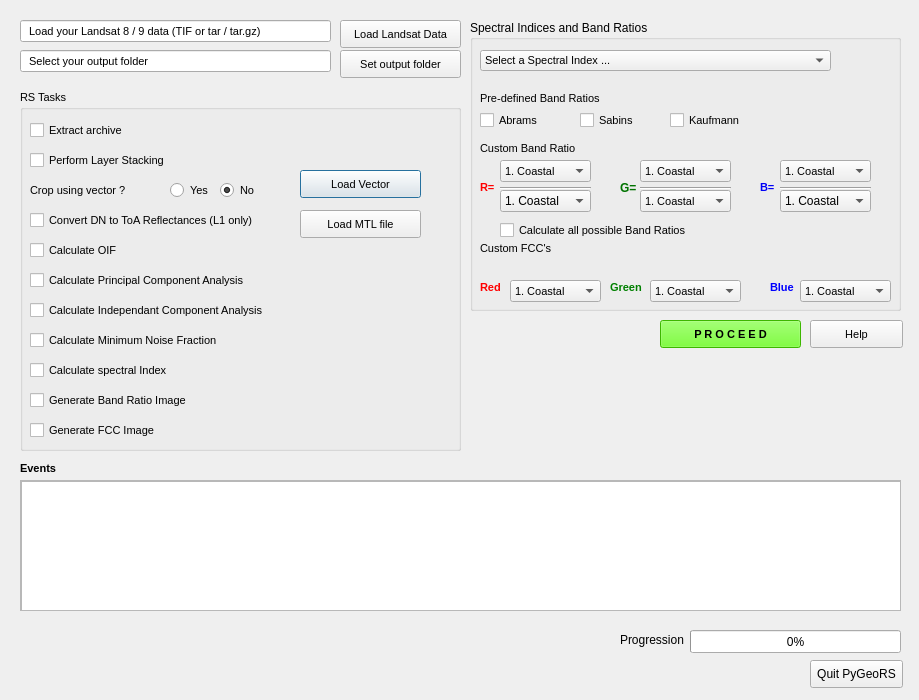
<?xml version="1.0" encoding="UTF-8"?>
<ui version="4.0">
 <class>class_nameDialogBase</class>
 <widget class="QDialog" name="class_nameDialogBase">
  <property name="enabled">
   <bool>true</bool>
  </property>
  <property name="geometry">
   <rect>
    <x>0</x>
    <y>0</y>
    <width>919</width>
    <height>700</height>
   </rect>
  </property>
  <property name="minimumSize">
   <size>
    <width>919</width>
    <height>700</height>
   </size>
  </property>
  <property name="maximumSize">
   <size>
    <width>919</width>
    <height>700</height>
   </size>
  </property>
  <property name="windowTitle">
   <string>PyGeoRS v0.2</string>
  </property>
  <property name="windowIcon">
   <iconset>
    <normaloff>icon.png</normaloff>icon.png</iconset>
  </property>
  <property name="locale">
   <locale language="English" country="World"/>
  </property>
  <property name="sizeGripEnabled">
   <bool>false</bool>
  </property>
  <property name="modal">
   <bool>false</bool>
  </property>
  <widget class="QGroupBox" name="groupBox_2">
   <property name="geometry">
    <rect>
     <x>470</x>
     <y>20</y>
     <width>431</width>
     <height>291</height>
    </rect>
   </property>
   <property name="font">
    <font>
     <weight>50</weight>
     <bold>false</bold>
    </font>
   </property>
   <property name="title">
    <string>Spectral Indices and Band Ratios</string>
   </property>
   <widget class="QLabel" name="label_2">
    <property name="geometry">
     <rect>
      <x>10</x>
      <y>220</y>
      <width>131</width>
      <height>16</height>
     </rect>
    </property>
    <property name="font">
     <font>
      <pointsize>8</pointsize>
      <weight>50</weight>
      <bold>false</bold>
     </font>
    </property>
    <property name="text">
     <string>Custom FCC's</string>
    </property>
   </widget>
   <widget class="QComboBox" name="comboBox">
    <property name="geometry">
     <rect>
      <x>40</x>
      <y>260</y>
      <width>91</width>
      <height>22</height>
     </rect>
    </property>
    <property name="font">
     <font>
      <pointsize>8</pointsize>
      <weight>50</weight>
      <bold>false</bold>
     </font>
    </property>
    <item>
     <property name="text">
      <string>1. Coastal</string>
     </property>
    </item>
    <item>
     <property name="text">
      <string>2. Blue</string>
     </property>
    </item>
    <item>
     <property name="text">
      <string>3. Green</string>
     </property>
    </item>
    <item>
     <property name="text">
      <string>4. Red</string>
     </property>
    </item>
    <item>
     <property name="text">
      <string>5. NIR</string>
     </property>
    </item>
    <item>
     <property name="text">
      <string>6. SWIR 1</string>
     </property>
    </item>
    <item>
     <property name="text">
      <string>7. SWIR 2</string>
     </property>
    </item>
   </widget>
   <widget class="QComboBox" name="comboBox_2">
    <property name="geometry">
     <rect>
      <x>180</x>
      <y>260</y>
      <width>91</width>
      <height>22</height>
     </rect>
    </property>
    <property name="font">
     <font>
      <pointsize>8</pointsize>
      <weight>50</weight>
      <bold>false</bold>
     </font>
    </property>
    <item>
     <property name="text">
      <string>1. Coastal</string>
     </property>
    </item>
    <item>
     <property name="text">
      <string>2. Blue</string>
     </property>
    </item>
    <item>
     <property name="text">
      <string>3. Green</string>
     </property>
    </item>
    <item>
     <property name="text">
      <string>4. Red</string>
     </property>
    </item>
    <item>
     <property name="text">
      <string>5. NIR</string>
     </property>
    </item>
    <item>
     <property name="text">
      <string>6. SWIR 1</string>
     </property>
    </item>
    <item>
     <property name="text">
      <string>7. SWIR 2</string>
     </property>
    </item>
   </widget>
   <widget class="QComboBox" name="comboBox_3">
    <property name="geometry">
     <rect>
      <x>330</x>
      <y>260</y>
      <width>91</width>
      <height>22</height>
     </rect>
    </property>
    <property name="font">
     <font>
      <pointsize>8</pointsize>
      <weight>50</weight>
      <bold>false</bold>
     </font>
    </property>
    <item>
     <property name="text">
      <string>1. Coastal</string>
     </property>
    </item>
    <item>
     <property name="text">
      <string>2. Blue</string>
     </property>
    </item>
    <item>
     <property name="text">
      <string>3. Green</string>
     </property>
    </item>
    <item>
     <property name="text">
      <string>4. Red</string>
     </property>
    </item>
    <item>
     <property name="text">
      <string>5. NIR</string>
     </property>
    </item>
    <item>
     <property name="text">
      <string>6. SWIR 1</string>
     </property>
    </item>
    <item>
     <property name="text">
      <string>7. SWIR 2</string>
     </property>
    </item>
   </widget>
   <widget class="QLabel" name="label_3">
    <property name="geometry">
     <rect>
      <x>10</x>
      <y>260</y>
      <width>55</width>
      <height>16</height>
     </rect>
    </property>
    <property name="font">
     <font>
      <pointsize>8</pointsize>
      <weight>75</weight>
      <bold>true</bold>
     </font>
    </property>
    <property name="text">
     <string>&lt;span style='color:red;'&gt;Red&lt;/span&gt;</string>
    </property>
   </widget>
   <widget class="QLabel" name="label_4">
    <property name="geometry">
     <rect>
      <x>140</x>
      <y>260</y>
      <width>55</width>
      <height>16</height>
     </rect>
    </property>
    <property name="font">
     <font>
      <pointsize>8</pointsize>
      <weight>75</weight>
      <bold>true</bold>
     </font>
    </property>
    <property name="text">
     <string>&lt;span style='color:green;'&gt;Green&lt;/span&gt;</string>
    </property>
   </widget>
   <widget class="QLabel" name="label_5">
    <property name="geometry">
     <rect>
      <x>300</x>
      <y>260</y>
      <width>55</width>
      <height>16</height>
     </rect>
    </property>
    <property name="font">
     <font>
      <pointsize>8</pointsize>
      <weight>75</weight>
      <bold>true</bold>
     </font>
    </property>
    <property name="text">
     <string>&lt;span style='color:blue;'&gt;Blue&lt;/span&gt;</string>
    </property>
   </widget>
   <widget class="QComboBox" name="comboBox_4">
    <property name="geometry">
     <rect>
      <x>10</x>
      <y>30</y>
      <width>351</width>
      <height>21</height>
     </rect>
    </property>
    <property name="font">
     <font>
      <pointsize>8</pointsize>
      <weight>50</weight>
      <bold>false</bold>
     </font>
    </property>
    <item>
     <property name="text">
      <string>Select a Spectral Index ...</string>
     </property>
    </item>
    <item>
     <property name="text">
      <string>Clay Minerals Ratio</string>
     </property>
    </item>
    <item>
     <property name="text">
      <string>Enhanced Vegetation Index (EVI)</string>
     </property>
    </item>
    <item>
     <property name="text">
      <string>Ferrous Minerals Ratio</string>
     </property>
    </item>
    <item>
     <property name="text">
      <string>Iron Oxyde Ratio</string>
     </property>
    </item>
    <item>
     <property name="text">
      <string>Modified Bare Soil Index (BSI)</string>
     </property>
    </item>
    <item>
     <property name="text">
      <string>Modified Normalized Difference Water Index (MNDWI)</string>
     </property>
    </item>
    <item>
     <property name="text">
      <string>Modified Soil Adjusted Vegetation Index (MSAVI)</string>
     </property>
    </item>
    <item>
     <property name="text">
      <string>Normalized Burn Ratio (NBR)</string>
     </property>
    </item>
    <item>
     <property name="text">
      <string>Normalized Burn Ratio 2 (NBR2)</string>
     </property>
    </item>
    <item>
     <property name="text">
      <string>Normalized Difference Built-up Index (NDBI)</string>
     </property>
    </item>
    <item>
     <property name="text">
      <string>Normalized Difference Enhanced Sand Index (NDESI)</string>
     </property>
    </item>
    <item>
     <property name="text">
      <string>Normalized Difference Snow Index (NDSI)</string>
     </property>
    </item>
    <item>
     <property name="text">
      <string>Normalized Difference Vegetation Index (NDVI)</string>
     </property>
    </item>
    <item>
     <property name="text">
      <string>Normalized Difference Water Index (NDWI)</string>
     </property>
    </item>
    <item>
     <property name="text">
      <string>Soil Adjusted Vegetation Index (SAVI)</string>
     </property>
    </item>
   </widget>
   <widget class="QLabel" name="label_7">
    <property name="geometry">
     <rect>
      <x>10</x>
      <y>70</y>
      <width>151</width>
      <height>16</height>
     </rect>
    </property>
    <property name="font">
     <font>
      <pointsize>8</pointsize>
      <weight>50</weight>
      <bold>false</bold>
     </font>
    </property>
    <property name="text">
     <string>Pre-defined Band Ratios</string>
    </property>
   </widget>
   <widget class="QComboBox" name="comboBox_6">
    <property name="geometry">
     <rect>
      <x>30</x>
      <y>140</y>
      <width>91</width>
      <height>22</height>
     </rect>
    </property>
    <property name="font">
     <font>
      <pointsize>8</pointsize>
      <weight>50</weight>
      <bold>false</bold>
     </font>
    </property>
    <item>
     <property name="text">
      <string>1. Coastal</string>
     </property>
    </item>
    <item>
     <property name="text">
      <string>2. Blue</string>
     </property>
    </item>
    <item>
     <property name="text">
      <string>3. Green</string>
     </property>
    </item>
    <item>
     <property name="text">
      <string>4. Red</string>
     </property>
    </item>
    <item>
     <property name="text">
      <string>5. NIR</string>
     </property>
    </item>
    <item>
     <property name="text">
      <string>6. SWIR 1</string>
     </property>
    </item>
    <item>
     <property name="text">
      <string>7. SWIR 2</string>
     </property>
    </item>
   </widget>
   <widget class="QComboBox" name="comboBox_7">
    <property name="geometry">
     <rect>
      <x>30</x>
      <y>170</y>
      <width>91</width>
      <height>22</height>
     </rect>
    </property>
    <item>
     <property name="text">
      <string>1. Coastal</string>
     </property>
    </item>
    <item>
     <property name="text">
      <string>2. Blue</string>
     </property>
    </item>
    <item>
     <property name="text">
      <string>3. Green</string>
     </property>
    </item>
    <item>
     <property name="text">
      <string>4. Red</string>
     </property>
    </item>
    <item>
     <property name="text">
      <string>5. NIR</string>
     </property>
    </item>
    <item>
     <property name="text">
      <string>6. SWIR 1</string>
     </property>
    </item>
    <item>
     <property name="text">
      <string>7. SWIR 2</string>
     </property>
    </item>
   </widget>
   <widget class="QComboBox" name="comboBox_8">
    <property name="geometry">
     <rect>
      <x>170</x>
      <y>140</y>
      <width>91</width>
      <height>22</height>
     </rect>
    </property>
    <property name="font">
     <font>
      <pointsize>8</pointsize>
      <weight>50</weight>
      <bold>false</bold>
     </font>
    </property>
    <item>
     <property name="text">
      <string>1. Coastal</string>
     </property>
    </item>
    <item>
     <property name="text">
      <string>2. Blue</string>
     </property>
    </item>
    <item>
     <property name="text">
      <string>3. Green</string>
     </property>
    </item>
    <item>
     <property name="text">
      <string>4. Red</string>
     </property>
    </item>
    <item>
     <property name="text">
      <string>5. NIR</string>
     </property>
    </item>
    <item>
     <property name="text">
      <string>6. SWIR 1</string>
     </property>
    </item>
    <item>
     <property name="text">
      <string>7. SWIR 2</string>
     </property>
    </item>
   </widget>
   <widget class="QComboBox" name="comboBox_9">
    <property name="geometry">
     <rect>
      <x>170</x>
      <y>170</y>
      <width>91</width>
      <height>22</height>
     </rect>
    </property>
    <property name="font">
     <font>
      <pointsize>8</pointsize>
      <weight>50</weight>
      <bold>false</bold>
     </font>
    </property>
    <item>
     <property name="text">
      <string>1. Coastal</string>
     </property>
    </item>
    <item>
     <property name="text">
      <string>2. Blue</string>
     </property>
    </item>
    <item>
     <property name="text">
      <string>3. Green</string>
     </property>
    </item>
    <item>
     <property name="text">
      <string>4. Red</string>
     </property>
    </item>
    <item>
     <property name="text">
      <string>5. NIR</string>
     </property>
    </item>
    <item>
     <property name="text">
      <string>6. SWIR 1</string>
     </property>
    </item>
    <item>
     <property name="text">
      <string>7. SWIR 2</string>
     </property>
    </item>
   </widget>
   <widget class="QComboBox" name="comboBox_10">
    <property name="geometry">
     <rect>
      <x>310</x>
      <y>140</y>
      <width>91</width>
      <height>22</height>
     </rect>
    </property>
    <property name="font">
     <font>
      <pointsize>8</pointsize>
      <weight>50</weight>
      <bold>false</bold>
     </font>
    </property>
    <item>
     <property name="text">
      <string>1. Coastal</string>
     </property>
    </item>
    <item>
     <property name="text">
      <string>2. Blue</string>
     </property>
    </item>
    <item>
     <property name="text">
      <string>3. Green</string>
     </property>
    </item>
    <item>
     <property name="text">
      <string>4. Red</string>
     </property>
    </item>
    <item>
     <property name="text">
      <string>5. NIR</string>
     </property>
    </item>
    <item>
     <property name="text">
      <string>6. SWIR 1</string>
     </property>
    </item>
    <item>
     <property name="text">
      <string>7. SWIR 2</string>
     </property>
    </item>
   </widget>
   <widget class="QComboBox" name="comboBox_11">
    <property name="geometry">
     <rect>
      <x>310</x>
      <y>170</y>
      <width>91</width>
      <height>22</height>
     </rect>
    </property>
    <item>
     <property name="text">
      <string>1. Coastal</string>
     </property>
    </item>
    <item>
     <property name="text">
      <string>2. Blue</string>
     </property>
    </item>
    <item>
     <property name="text">
      <string>3. Green</string>
     </property>
    </item>
    <item>
     <property name="text">
      <string>4. Red</string>
     </property>
    </item>
    <item>
     <property name="text">
      <string>5. NIR</string>
     </property>
    </item>
    <item>
     <property name="text">
      <string>6. SWIR 1</string>
     </property>
    </item>
    <item>
     <property name="text">
      <string>7. SWIR 2</string>
     </property>
    </item>
   </widget>
   <widget class="Line" name="line">
    <property name="geometry">
     <rect>
      <x>30</x>
      <y>160</y>
      <width>91</width>
      <height>16</height>
     </rect>
    </property>
    <property name="font">
     <font>
      <pointsize>8</pointsize>
      <weight>50</weight>
      <bold>false</bold>
     </font>
    </property>
    <property name="orientation">
     <enum>Qt::Horizontal</enum>
    </property>
   </widget>
   <widget class="Line" name="line_2">
    <property name="geometry">
     <rect>
      <x>170</x>
      <y>160</y>
      <width>91</width>
      <height>16</height>
     </rect>
    </property>
    <property name="orientation">
     <enum>Qt::Horizontal</enum>
    </property>
   </widget>
   <widget class="Line" name="line_3">
    <property name="geometry">
     <rect>
      <x>310</x>
      <y>160</y>
      <width>91</width>
      <height>16</height>
     </rect>
    </property>
    <property name="orientation">
     <enum>Qt::Horizontal</enum>
    </property>
   </widget>
   <widget class="QLabel" name="label_8">
    <property name="geometry">
     <rect>
      <x>10</x>
      <y>160</y>
      <width>55</width>
      <height>16</height>
     </rect>
    </property>
    <property name="font">
     <font>
      <pointsize>8</pointsize>
      <weight>75</weight>
      <bold>true</bold>
     </font>
    </property>
    <property name="text">
     <string>&lt;html&gt;&lt;head/&gt;&lt;body&gt;&lt;p&gt;&lt;span style=&quot; color:#ff0000;&quot;&gt;R=&lt;/span&gt;&lt;/p&gt;&lt;/body&gt;&lt;/html&gt;</string>
    </property>
    <property name="textFormat">
     <enum>Qt::AutoText</enum>
    </property>
   </widget>
   <widget class="QLabel" name="label_9">
    <property name="geometry">
     <rect>
      <x>150</x>
      <y>160</y>
      <width>55</width>
      <height>16</height>
     </rect>
    </property>
    <property name="font">
     <font>
      <pointsize>9</pointsize>
      <weight>75</weight>
      <bold>true</bold>
     </font>
    </property>
    <property name="text">
     <string>&lt;html&gt;&lt;head/&gt;&lt;body&gt;&lt;p&gt;&lt;span style=&quot; color:#007300;&quot;&gt;G=&lt;/span&gt;&lt;/p&gt;&lt;/body&gt;&lt;/html&gt;</string>
    </property>
   </widget>
   <widget class="QLabel" name="label_10">
    <property name="geometry">
     <rect>
      <x>290</x>
      <y>160</y>
      <width>55</width>
      <height>16</height>
     </rect>
    </property>
    <property name="font">
     <font>
      <pointsize>8</pointsize>
      <weight>75</weight>
      <bold>true</bold>
     </font>
    </property>
    <property name="text">
     <string>&lt;html&gt;&lt;head/&gt;&lt;body&gt;&lt;p&gt;&lt;span style=&quot; color:#0000f7;&quot;&gt;B=&lt;/span&gt;&lt;/p&gt;&lt;/body&gt;&lt;/html&gt;</string>
    </property>
   </widget>
   <widget class="QLabel" name="label_11">
    <property name="geometry">
     <rect>
      <x>10</x>
      <y>120</y>
      <width>131</width>
      <height>16</height>
     </rect>
    </property>
    <property name="font">
     <font>
      <pointsize>8</pointsize>
      <weight>50</weight>
      <bold>false</bold>
     </font>
    </property>
    <property name="text">
     <string>Custom Band Ratio</string>
    </property>
   </widget>
   <widget class="QCheckBox" name="cB_calculate_all_br">
    <property name="geometry">
     <rect>
      <x>30</x>
      <y>200</y>
      <width>221</width>
      <height>20</height>
     </rect>
    </property>
    <property name="font">
     <font>
      <pointsize>8</pointsize>
      <weight>50</weight>
      <bold>false</bold>
     </font>
    </property>
    <property name="text">
     <string>Calculate all possible Band Ratios</string>
    </property>
   </widget>
   <widget class="QCheckBox" name="cB_abrams">
    <property name="geometry">
     <rect>
      <x>10</x>
      <y>90</y>
      <width>81</width>
      <height>20</height>
     </rect>
    </property>
    <property name="font">
     <font>
      <pointsize>8</pointsize>
      <weight>50</weight>
      <bold>false</bold>
     </font>
    </property>
    <property name="text">
     <string>Abrams</string>
    </property>
   </widget>
   <widget class="QCheckBox" name="cB_sabins">
    <property name="geometry">
     <rect>
      <x>110</x>
      <y>90</y>
      <width>81</width>
      <height>20</height>
     </rect>
    </property>
    <property name="font">
     <font>
      <pointsize>8</pointsize>
      <weight>50</weight>
      <bold>false</bold>
     </font>
    </property>
    <property name="text">
     <string>Sabins</string>
    </property>
   </widget>
   <widget class="QCheckBox" name="cB_kaufmann">
    <property name="geometry">
     <rect>
      <x>200</x>
      <y>90</y>
      <width>81</width>
      <height>20</height>
     </rect>
    </property>
    <property name="font">
     <font>
      <pointsize>8</pointsize>
      <weight>50</weight>
      <bold>false</bold>
     </font>
    </property>
    <property name="text">
     <string>Kaufmann</string>
    </property>
   </widget>
  </widget>
  <widget class="QGroupBox" name="groupBox_3">
   <property name="geometry">
    <rect>
     <x>20</x>
     <y>90</y>
     <width>441</width>
     <height>361</height>
    </rect>
   </property>
   <property name="font">
    <font>
     <pointsize>8</pointsize>
    </font>
   </property>
   <property name="title">
    <string>RS Tasks</string>
   </property>
   <widget class="QCheckBox" name="cB_layer_stacking">
    <property name="geometry">
     <rect>
      <x>10</x>
      <y>60</y>
      <width>161</width>
      <height>20</height>
     </rect>
    </property>
    <property name="font">
     <font>
      <pointsize>8</pointsize>
     </font>
    </property>
    <property name="text">
     <string>Perform Layer Stacking</string>
    </property>
   </widget>
   <widget class="QCheckBox" name="cB_calculate_oif">
    <property name="geometry">
     <rect>
      <x>10</x>
      <y>150</y>
      <width>151</width>
      <height>20</height>
     </rect>
    </property>
    <property name="font">
     <font>
      <pointsize>8</pointsize>
     </font>
    </property>
    <property name="text">
     <string>Calculate OIF</string>
    </property>
   </widget>
   <widget class="QCheckBox" name="cB_calculate_pca">
    <property name="geometry">
     <rect>
      <x>10</x>
      <y>180</y>
      <width>251</width>
      <height>20</height>
     </rect>
    </property>
    <property name="font">
     <font>
      <pointsize>8</pointsize>
     </font>
    </property>
    <property name="text">
     <string>Calculate Principal Component Analysis</string>
    </property>
   </widget>
   <widget class="QCheckBox" name="cB_calculate_ica">
    <property name="geometry">
     <rect>
      <x>10</x>
      <y>210</y>
      <width>291</width>
      <height>20</height>
     </rect>
    </property>
    <property name="font">
     <font>
      <pointsize>8</pointsize>
     </font>
    </property>
    <property name="text">
     <string>Calculate Independant Component Analysis</string>
    </property>
   </widget>
   <widget class="QCheckBox" name="cB_calculate_mnf">
    <property name="enabled">
     <bool>true</bool>
    </property>
    <property name="geometry">
     <rect>
      <x>10</x>
      <y>240</y>
      <width>231</width>
      <height>20</height>
     </rect>
    </property>
    <property name="font">
     <font>
      <pointsize>8</pointsize>
     </font>
    </property>
    <property name="text">
     <string>Calculate Minimum Noise Fraction</string>
    </property>
   </widget>
   <widget class="QCheckBox" name="cB_dn_to_toa">
    <property name="geometry">
     <rect>
      <x>10</x>
      <y>120</y>
      <width>281</width>
      <height>20</height>
     </rect>
    </property>
    <property name="font">
     <font>
      <pointsize>8</pointsize>
     </font>
    </property>
    <property name="text">
     <string>Convert DN to ToA Reflectances (L1 only)</string>
    </property>
   </widget>
   <widget class="QLabel" name="label_13">
    <property name="geometry">
     <rect>
      <x>10</x>
      <y>90</y>
      <width>131</width>
      <height>20</height>
     </rect>
    </property>
    <property name="font">
     <font>
      <pointsize>8</pointsize>
     </font>
    </property>
    <property name="text">
     <string>Crop using vector ?</string>
    </property>
   </widget>
   <widget class="QPushButton" name="pB_load_shapefile">
    <property name="geometry">
     <rect>
      <x>280</x>
      <y>80</y>
      <width>121</width>
      <height>28</height>
     </rect>
    </property>
    <property name="font">
     <font>
      <pointsize>8</pointsize>
     </font>
    </property>
    <property name="text">
     <string>Load Vector</string>
    </property>
   </widget>
   <widget class="QCheckBox" name="cB_extract_archive">
    <property name="geometry">
     <rect>
      <x>10</x>
      <y>30</y>
      <width>141</width>
      <height>20</height>
     </rect>
    </property>
    <property name="font">
     <font>
      <pointsize>8</pointsize>
     </font>
    </property>
    <property name="text">
     <string>Extract archive</string>
    </property>
   </widget>
   <widget class="QRadioButton" name="radioButton">
    <property name="geometry">
     <rect>
      <x>150</x>
      <y>90</y>
      <width>95</width>
      <height>20</height>
     </rect>
    </property>
    <property name="font">
     <font>
      <pointsize>8</pointsize>
     </font>
    </property>
    <property name="text">
     <string>Yes</string>
    </property>
    <property name="checked">
     <bool>false</bool>
    </property>
   </widget>
   <widget class="QRadioButton" name="radioButton_2">
    <property name="geometry">
     <rect>
      <x>200</x>
      <y>90</y>
      <width>95</width>
      <height>20</height>
     </rect>
    </property>
    <property name="font">
     <font>
      <pointsize>8</pointsize>
     </font>
    </property>
    <property name="text">
     <string>No</string>
    </property>
    <property name="checked">
     <bool>true</bool>
    </property>
   </widget>
   <widget class="QPushButton" name="pB_load_mtl">
    <property name="geometry">
     <rect>
      <x>280</x>
      <y>120</y>
      <width>121</width>
      <height>28</height>
     </rect>
    </property>
    <property name="font">
     <font>
      <pointsize>8</pointsize>
     </font>
    </property>
    <property name="text">
     <string>Load MTL file</string>
    </property>
   </widget>
   <widget class="QCheckBox" name="cB_calculate_br">
    <property name="geometry">
     <rect>
      <x>10</x>
      <y>300</y>
      <width>191</width>
      <height>20</height>
     </rect>
    </property>
    <property name="font">
     <font>
      <pointsize>8</pointsize>
     </font>
    </property>
    <property name="text">
     <string>Generate Band Ratio Image</string>
    </property>
   </widget>
   <widget class="QCheckBox" name="cB_calculate_index">
    <property name="geometry">
     <rect>
      <x>10</x>
      <y>270</y>
      <width>181</width>
      <height>20</height>
     </rect>
    </property>
    <property name="font">
     <font>
      <pointsize>8</pointsize>
     </font>
    </property>
    <property name="text">
     <string>Calculate spectral Index</string>
    </property>
   </widget>
   <widget class="QCheckBox" name="cB_generate_fcc">
    <property name="geometry">
     <rect>
      <x>10</x>
      <y>330</y>
      <width>181</width>
      <height>20</height>
     </rect>
    </property>
    <property name="font">
     <font>
      <pointsize>8</pointsize>
     </font>
    </property>
    <property name="text">
     <string>Generate FCC Image</string>
    </property>
   </widget>
  </widget>
  <widget class="QScrollArea" name="scrollArea_2">
   <property name="geometry">
    <rect>
     <x>20</x>
     <y>480</y>
     <width>881</width>
     <height>131</height>
    </rect>
   </property>
   <property name="widgetResizable">
    <bool>true</bool>
   </property>
   <widget class="QWidget" name="scrollAreaWidgetContents_2">
    <property name="geometry">
     <rect>
      <x>0</x>
      <y>0</y>
      <width>879</width>
      <height>129</height>
     </rect>
    </property>
    <widget class="QTextEdit" name="textEdit">
     <property name="geometry">
      <rect>
       <x>0</x>
       <y>0</y>
       <width>881</width>
       <height>131</height>
      </rect>
     </property>
     <property name="font">
      <font>
       <pointsize>8</pointsize>
      </font>
     </property>
     <property name="readOnly">
      <bool>true</bool>
     </property>
    </widget>
   </widget>
  </widget>
  <widget class="QLabel" name="label_6">
   <property name="geometry">
    <rect>
     <x>20</x>
     <y>460</y>
     <width>55</width>
     <height>16</height>
    </rect>
   </property>
   <property name="font">
    <font>
     <pointsize>8</pointsize>
     <weight>75</weight>
     <bold>true</bold>
    </font>
   </property>
   <property name="text">
    <string>Events</string>
   </property>
  </widget>
  <widget class="QProgressBar" name="progressBar">
   <property name="geometry">
    <rect>
     <x>690</x>
     <y>630</y>
     <width>211</width>
     <height>23</height>
    </rect>
   </property>
   <property name="value">
    <number>0</number>
   </property>
  </widget>
  <widget class="QLabel" name="label">
   <property name="geometry">
    <rect>
     <x>620</x>
     <y>630</y>
     <width>71</width>
     <height>20</height>
    </rect>
   </property>
   <property name="text">
    <string>Progression</string>
   </property>
  </widget>
  <widget class="QPushButton" name="pB_load_data">
   <property name="geometry">
    <rect>
     <x>340</x>
     <y>20</y>
     <width>121</width>
     <height>28</height>
    </rect>
   </property>
   <property name="font">
    <font>
     <pointsize>8</pointsize>
    </font>
   </property>
   <property name="text">
    <string>Load Landsat Data</string>
   </property>
  </widget>
  <widget class="QLineEdit" name="lineEdit_2">
   <property name="geometry">
    <rect>
     <x>20</x>
     <y>20</y>
     <width>311</width>
     <height>22</height>
    </rect>
   </property>
   <property name="font">
    <font>
     <pointsize>8</pointsize>
    </font>
   </property>
   <property name="text">
    <string>  Load your Landsat 8 / 9 data (TIF or tar / tar.gz)</string>
   </property>
   <property name="readOnly">
    <bool>true</bool>
   </property>
  </widget>
  <widget class="QPushButton" name="pB_quit">
   <property name="geometry">
    <rect>
     <x>810</x>
     <y>660</y>
     <width>93</width>
     <height>28</height>
    </rect>
   </property>
   <property name="text">
    <string>Quit PyGeoRS</string>
   </property>
  </widget>
  <widget class="QLineEdit" name="lineEdit">
   <property name="geometry">
    <rect>
     <x>20</x>
     <y>50</y>
     <width>311</width>
     <height>22</height>
    </rect>
   </property>
   <property name="font">
    <font>
     <pointsize>8</pointsize>
    </font>
   </property>
   <property name="text">
    <string>  Select your output folder</string>
   </property>
  </widget>
  <widget class="QPushButton" name="pB_select_output_folder">
   <property name="geometry">
    <rect>
     <x>340</x>
     <y>50</y>
     <width>121</width>
     <height>28</height>
    </rect>
   </property>
   <property name="font">
    <font>
     <pointsize>8</pointsize>
    </font>
   </property>
   <property name="text">
    <string>Set output folder</string>
   </property>
  </widget>
  <widget class="QPushButton" name="pB_proceed">
   <property name="geometry">
    <rect>
     <x>660</x>
     <y>320</y>
     <width>141</width>
     <height>28</height>
    </rect>
   </property>
   <property name="font">
    <font>
     <pointsize>8</pointsize>
     <weight>75</weight>
     <italic>false</italic>
     <bold>true</bold>
     <underline>false</underline>
     <kerning>true</kerning>
    </font>
   </property>
   <property name="styleSheet">
    <string notr="true">background-color: rgb(85, 255, 0);</string>
   </property>
   <property name="text">
    <string>P R O C E E D</string>
   </property>
  </widget>
  <widget class="QPushButton" name="pB_help">
   <property name="geometry">
    <rect>
     <x>810</x>
     <y>320</y>
     <width>93</width>
     <height>28</height>
    </rect>
   </property>
   <property name="font">
    <font>
     <pointsize>8</pointsize>
    </font>
   </property>
   <property name="text">
    <string>Help</string>
   </property>
  </widget>
 </widget>
 <resources/>
 <connections/>
</ui>
